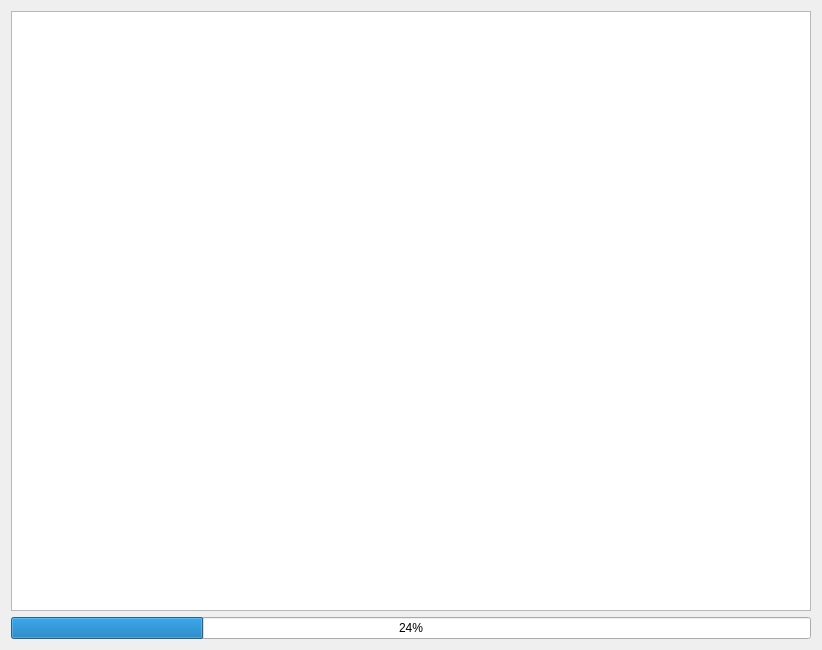
<?xml version="1.0" encoding="UTF-8"?>
<ui version="4.0">
 <class>EcuOperationsWindow</class>
 <widget class="QWidget" name="EcuOperationsWindow">
  <property name="windowModality">
   <enum>Qt::ApplicationModal</enum>
  </property>
  <property name="geometry">
   <rect>
    <x>0</x>
    <y>0</y>
    <width>820</width>
    <height>648</height>
   </rect>
  </property>
  <property name="windowTitle">
   <string>Form</string>
  </property>
  <layout class="QGridLayout" name="gridLayout">
   <item row="0" column="0">
    <layout class="QVBoxLayout" name="verticalLayout">
     <item>
      <widget class="QTextEdit" name="text_edit">
       <property name="minimumSize">
        <size>
         <width>800</width>
         <height>600</height>
        </size>
       </property>
      </widget>
     </item>
     <item>
      <widget class="QProgressBar" name="progressbar">
       <property name="value">
        <number>24</number>
       </property>
      </widget>
     </item>
    </layout>
   </item>
  </layout>
 </widget>
 <resources/>
 <connections/>
</ui>
